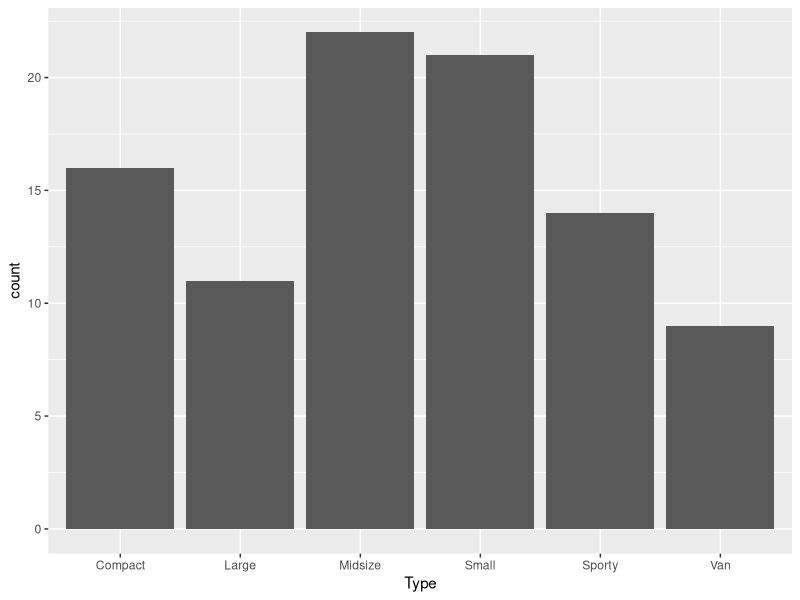
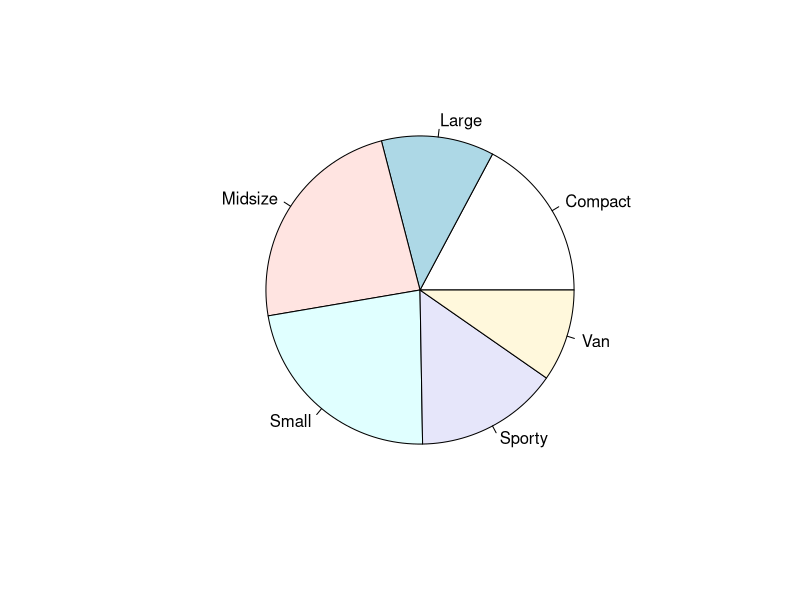
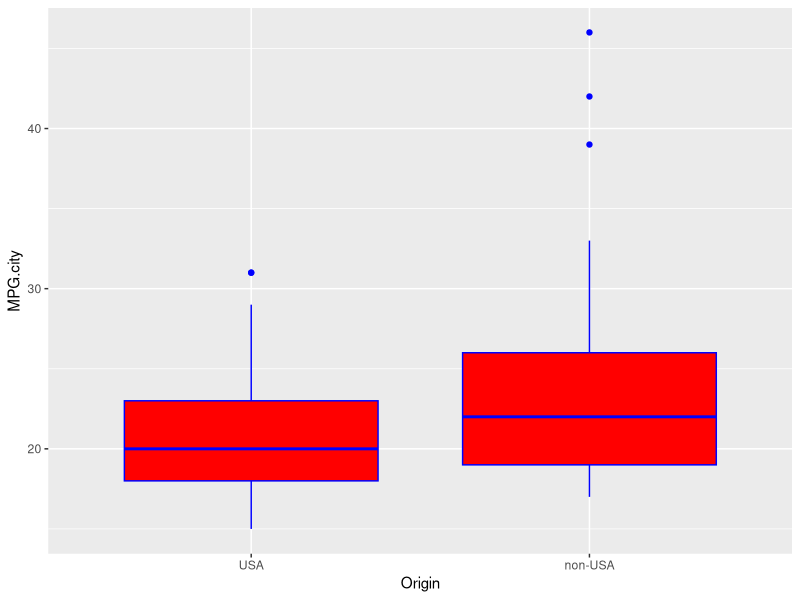
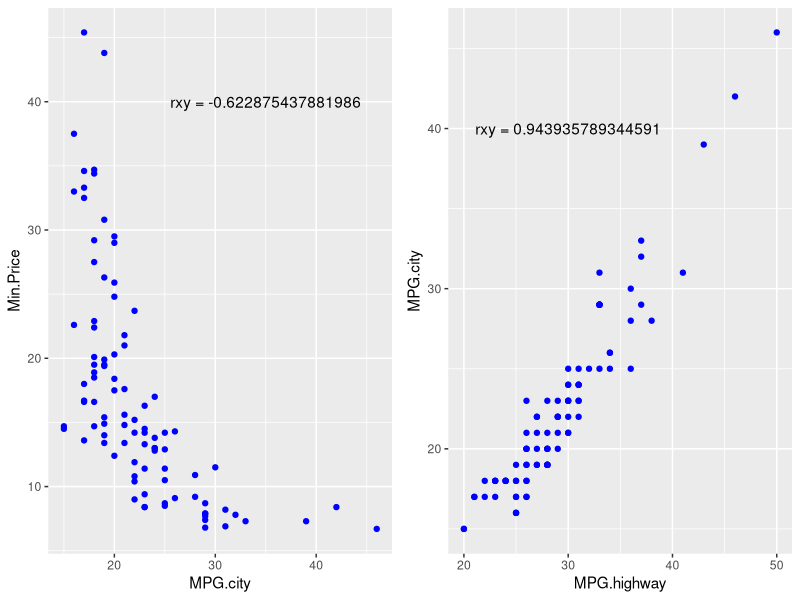
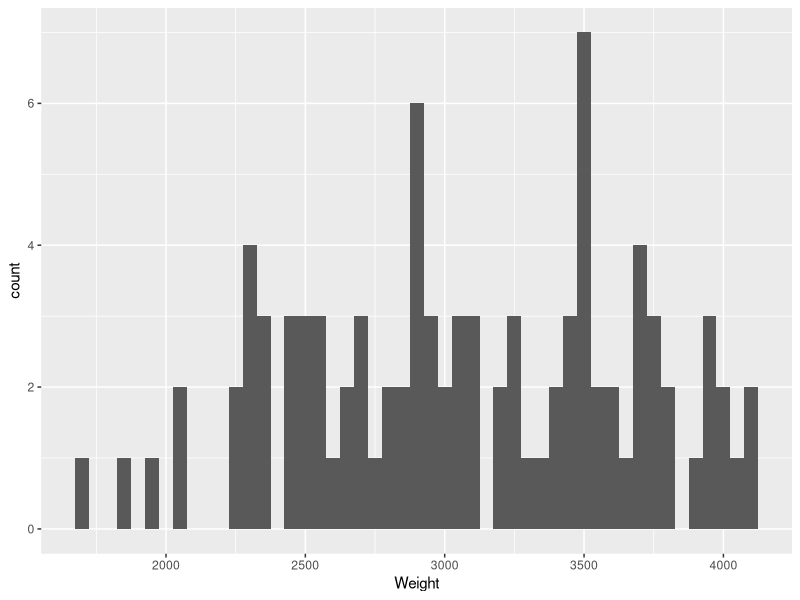

Source code (R) for these figures, in order:
library (MASS)
library (gridExtra)
data ("Cars93")
head(Cars93, 3)
Cars93$Min.Price
Cars93$MPG.city
Cars93$MPG.highway
Cars93$Weight
Cars93$Origin
Cars93$Type
Cars93$LP100KM.city <- 100/ ((Cars93$MPG.city * 1.6)/3.8)
Cars93$LP100KM.highway <- 100/ ((Cars93$MPG.highway * 1.6)/3.8)
Cars93$Weight.kg <- Cars93$Weight / 0.4536
Cars93$Min.Price.PLN <- Cars93$Min.Price * 3.35
summary (Cars93$Min.Price.PLN)
sd (Cars93$Min.Price.PLN)

quantile (Cars93$Min.Price.PLN, 0.95)
Cars93[which(Cars93$Min.Price.PLN > 115.508),31]
Cars93[which(Cars93$Min.Price.PLN > 115.508),2]
library (ggplot2)
p1 <- ggplot (Cars93, aes(x=Type)) + geom_bar()
p1
table (Cars93$Type)
pie (table (Cars93$Type))

sum(Cars93$Type == "Sporty")

p2 <- ggplot (Cars93, aes(Origin,MPG.city)) + geom_boxplot(color="blue", fill="red")
p2

usa = Cars93[which(Cars93$Origin == 'USA'),7]
summary(usa)

nonusa = Cars93[which(Cars93$Origin == 'non-USA'),7]
summary (nonusa)
test11 <- cor.test(Cars93$MPG.city, Cars93$Min.Price, method="pearson")
test12 <- cor.test(Cars93$MPG.city, Cars93$Min.Price, method="kendall")
test13 <- cor.test(Cars93$MPG.city, Cars93$Min.Price, method="spearman")

test21 <- cor.test(Cars93$MPG.highway, Cars93$MPG.city, method="pearson")
test22 <- cor.test(Cars93$MPG.highway, Cars93$MPG.city, method="kendall")
test23 <- cor.test(Cars93$MPG.highway, Cars93$MPG.city, method="spearman")

test11text <- as.character(test11$estimate)
test21text <- as.character(test21$estimate)
test11text <- paste("rxy =", test11text, sep=" ")
test21text <- paste("rxy =", test21text, sep=" ")

p3 <- ggplot (Cars93, aes(x=MPG.city, y=Min.Price)) + geom_point(color="blue") + 
  annotate("text", x = 35, y = 40, label = test11text)



p4 <- ggplot (Cars93, aes(x=MPG.highway, y=MPG.city)) + geom_point(color="blue") +
  annotate("text", x = 30, y = 40, label = test21text)
  

grid.arrange(p3,p4,nrow=1)

p5 <- ggplot(Cars93, aes(Weight)) + geom_histogram(binwidth=50)
p5
